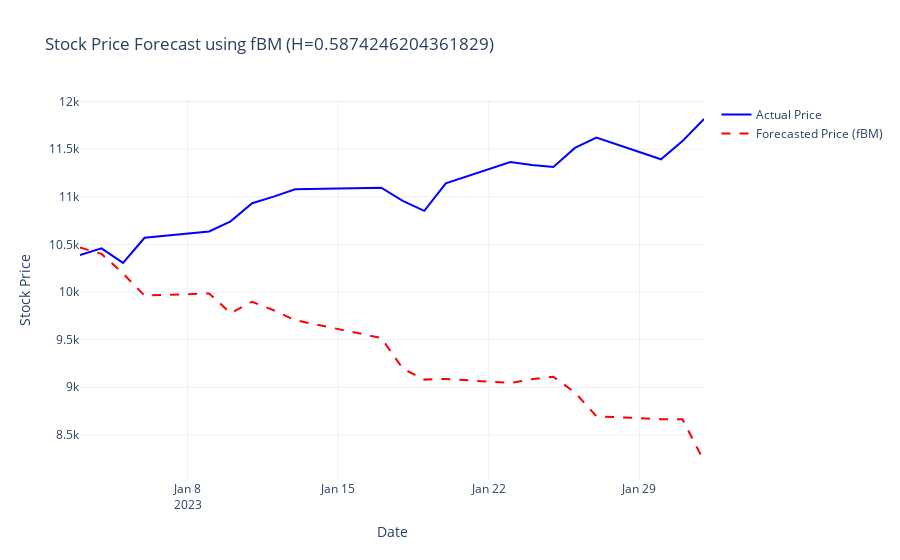

Write notebook code for a chart like this one.
### Code cell
from stochastic.processes.continuous import FractionalBrownianMotion
import numpy as np
import random
import plotly.graph_objects as go

def simulate_fbm_prices(train_data, test_data, H):
    """Simulate future stock prices using a geometric fractional Brownian motion model."""    
    # Calculate drift (μ) and volatility (σ) from training log returns
    mu = train_data["log_returns"].mean()
    sigma = train_data["log_returns"].std()

    # Define Fractional Brownian Motion (fBM) model
    n_days = len(test_data)
    fbm = FractionalBrownianMotion(hurst=H, t=n_days - 1)
    fbm_values = fbm.sample(n=n_days - 1)
    
    # Use the last known price from training data as the starting point
    S0 = train_data['price'].iloc[-1]
    simulated_prices = S0 * np.exp(mu * np.arange(n_days) + sigma * fbm_values)
    
    return simulated_prices

def plot_actual_vs_simulated(test_data, simulated_prices, H):
    """Create an interactive Plotly plot comparing the actual prices with simulated prices."""
    fig = go.Figure()
    fig.add_trace(go.Scatter(
        x=test_data.index,
        y=test_data["price"],
        mode='lines',
        name='Actual Price',
        line=dict(color='blue')
    ))
    fig.add_trace(go.Scatter(
        x=test_data.index,
        y=simulated_prices,
        mode='lines',
        name='Forecasted Price (fBM)',
        line=dict(color='red', dash='dash')
    ))
    fig.update_layout(
        title=f"Stock Price Forecast using fBM (H={H})",
        xaxis_title="Date",
        yaxis_title="Stock Price",
        template="plotly_white"
    )
    fig.show()

simulated_prices = simulate_fbm_prices(NASDAQ_training_df, NASDAQ_testing_df, NASDAQ_hurst_est)
plot_actual_vs_simulated(NASDAQ_testing_df, simulated_prices, NASDAQ_hurst_est)

### Figure 1 — Plotly figure (JSON) as saved in the notebook; plotly's stock layout.template omitted (floating-point values rounded to 4 significant figures)
{"data": [{"line": {"color": "blue"}, "mode": "lines", "name": "Actual Price", "type": "scatter", "x": ["2023-01-03T00:00:00", "2023-01-04T00:00:00", "2023-01-05T00:00:00", "2023-01-06T00:00:00", "2023-01-09T00:00:00", "2023-01-10T00:00:00", "2023-01-11T00:00:00", "2023-01-12T00:00:00", "2023-01-13T00:00:00", "2023-01-17T00:00:00", "2023-01-18T00:00:00", "2023-01-19T00:00:00", "2023-01-20T00:00:00", "2023-01-23T00:00:00", "2023-01-24T00:00:00", "2023-01-25T00:00:00", "2023-01-26T00:00:00", "2023-01-27T00:00:00", "2023-01-30T00:00:00", "2023-01-31T00:00:00", "2023-02-01T00:00:00"], "y": [10390.0, 10460.0, 10310.0, 10570.0, 10640.0, 10740.0, 10930.0, 11000.0, 11080.0, 11100.0, 10960.0, 10850.0, 11140.0, 11360.0, 11330.0, 11310.0, 11510.0, 11620.0, 11390.0, 11580.0, 11820.0]}, {"line": {"color": "red", "dash": "dash"}, "mode": "lines", "name": "Forecasted Price (fBM)", "type": "scatter", "x": ["2023-01-03T00:00:00", "2023-01-04T00:00:00", "2023-01-05T00:00:00", "2023-01-06T00:00:00", "2023-01-09T00:00:00", "2023-01-10T00:00:00", "2023-01-11T00:00:00", "2023-01-12T00:00:00", "2023-01-13T00:00:00", "2023-01-17T00:00:00", "2023-01-18T00:00:00", "2023-01-19T00:00:00", "2023-01-20T00:00:00", "2023-01-23T00:00:00", "2023-01-24T00:00:00", "2023-01-25T00:00:00", "2023-01-26T00:00:00", "2023-01-27T00:00:00", "2023-01-30T00:00:00", "2023-01-31T00:00:00", "2023-02-01T00:00:00"], "y": [10470.0, 10400.0, 10190.0, 9962.0, 9985.0, 9778.0, 9898.0, 9808.0, 9704.0, 9518.0, 9196.0, 9080.0, 9087.0, 9045.0, 9085.0, 9111.0, 8945.0, 8696.0, 8665.0, 8664.0, 8226.0]}], "layout": {"title": {"text": "Stock Price Forecast using fBM (H=0.5874246204361829)"}, "xaxis": {"title": {"text": "Date"}}, "yaxis": {"title": {"text": "Stock Price"}}}}
